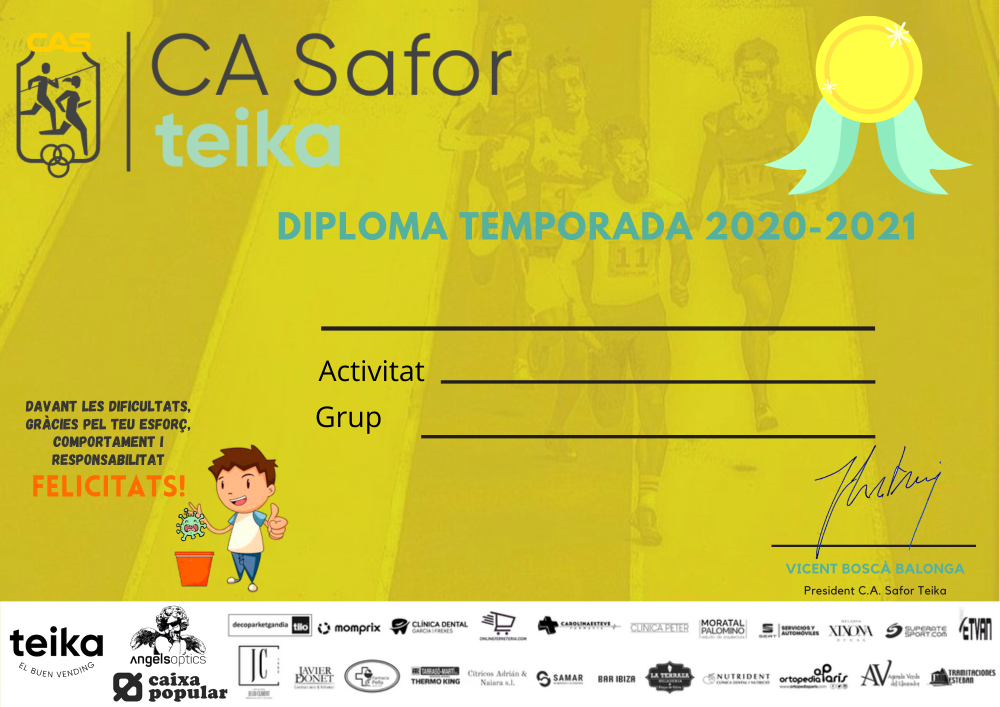
#> input picture Diploma 2020-2021.png, 2000 x 1414 px (shown at 1/2 size)
$ python MouseEvent.py
#> lines starting #> are read from the running program, lines starting #| are printed output that depends on the picture
import cv2


# lets define the function for mouse event
def click_event(event, x, y, flags, param):
    if event == cv2.EVENT_LBUTTONDOWN:  # this is the event for left click of mouse

        print(x * 2, ',', y * 2)  # it will print the x,y coordinates

        strxy = str(x * 2) + ',' + str(y * 2)

        cv2.putText(img, "IVAN DUARTE ORTIZ", (x * 2, y * 2), cv2.FONT_HERSHEY_SIMPLEX, 3, (255, 0, 0), 1)

        porcentaje = 50

        altura = int(img.shape[0] * porcentaje / 100)

        ancho = int(img.shape[1] * porcentaje / 100)

        tamaño = (ancho, altura)

        escalado = cv2.resize(img, tamaño, interpolation=cv2.INTER_AREA)

        cv2.imshow('image', escalado)


img = cv2.imread('Diploma 2020-2021.png', cv2.IMREAD_UNCHANGED)
#> img is the input picture: shape (1414, 2000, 4); mean B, G, R, A 70.3, 196.8, 206.3, 255

scale_percent = 50

height = int(img.shape[0] * scale_percent / 100)
#> height = 707

width = int(img.shape[1] * scale_percent / 100)
#> width = 1000

dsize = (width, height)
#> dsize = (1000, 707)

resized = cv2.resize(img, dsize, interpolation=cv2.INTER_AREA)
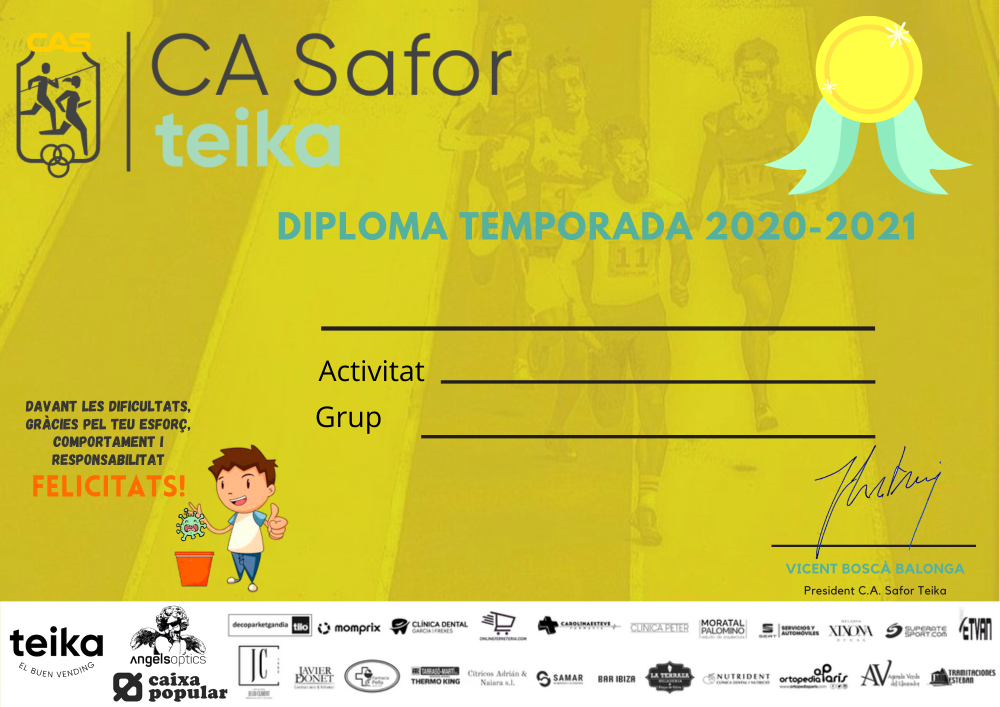
#> resized: shape (707, 1000, 4); mean B, G, R, A 70.4, 196.9, 206.4, 255

cv2.imshow("image", resized)

cv2.setMouseCallback("image", click_event)

cv2.waitKey(0)

cv2.destroyAllWindows()
